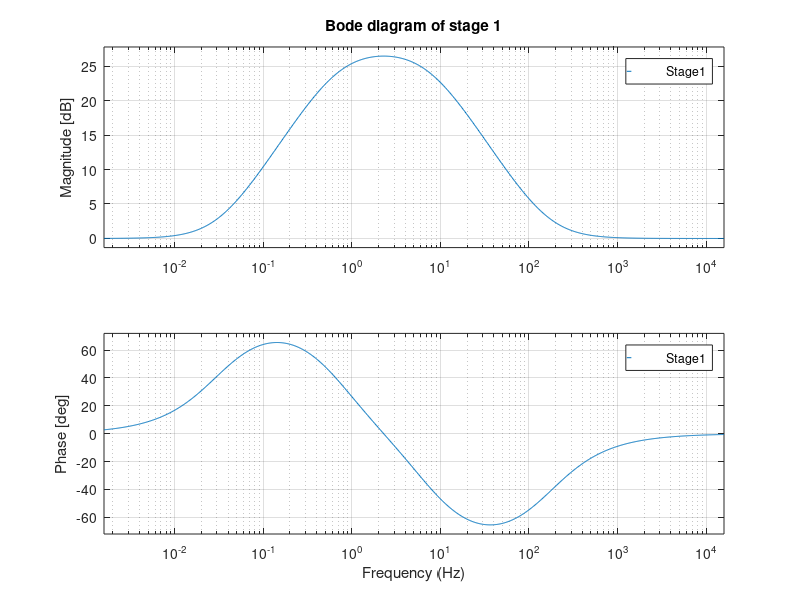

The MATLAB script that drew this image:

s = tf('s');

R1 = 10e3;
C1 = 22e-6;
R2 = 220e3;
C2 = 100e-9;

# serial RC
Z1 = R1 + 1/(s*C1);
# parallel RC
Z2 = 1/(s*C2 + 1/R2);

# AOP transfer function
Stage1 = (Z1 + Z2) / Z1;

bode(Stage1)
x_objs = findobj(gcf,'-property','XData');
for k=1:4
  set(x_objs(k), 'XData', get(x_objs(k),'XData')/(2*pi));
end
xlabel('Frequency (Hz)');
h1 = gcf;
ax = findall(h1,'type','axes');
set(ax(4),'title', 'Bode diagram of stage 1');
print -dpng -color -landscape bode_stage1.png
